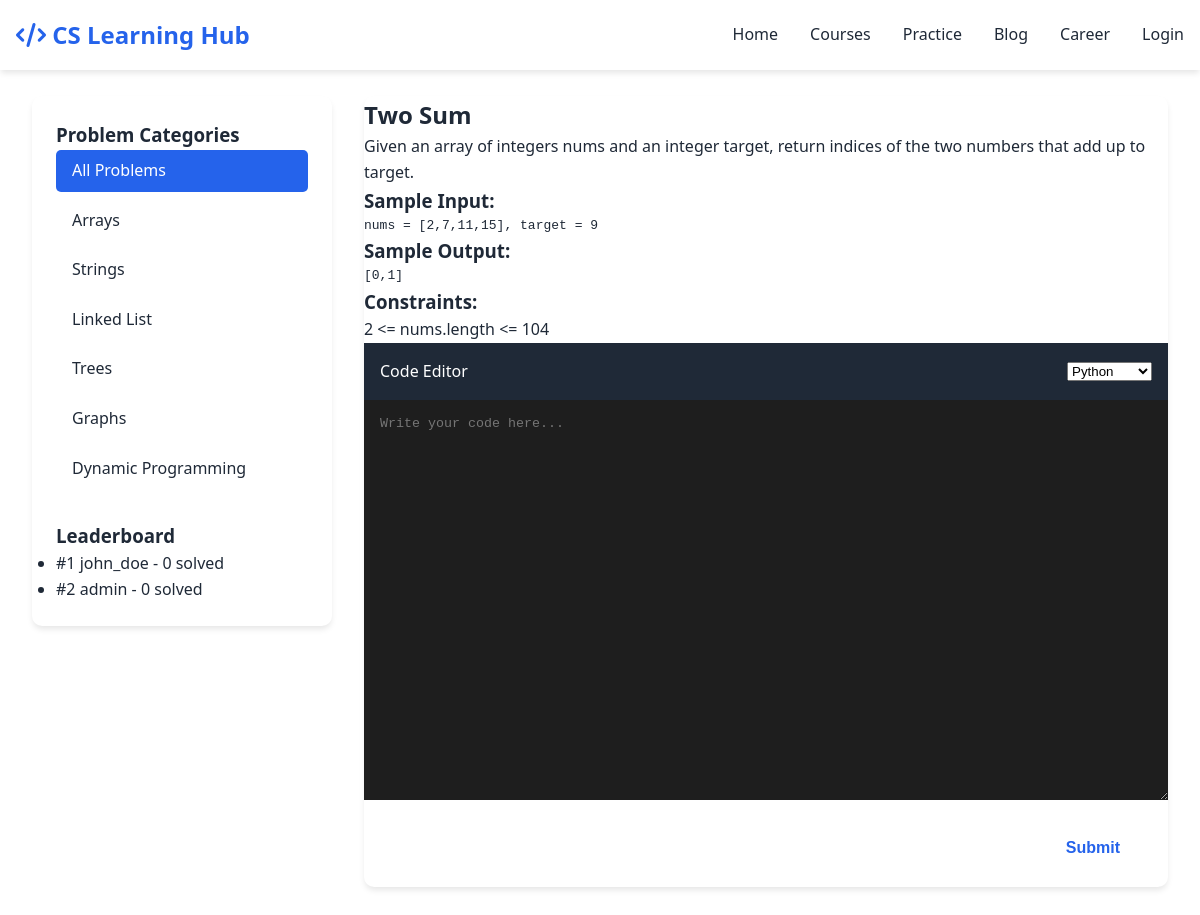
The page /coding.php on the database its author committed.
### tables this page shows
CREATE TABLE coding_problems (
    problem_id INT AUTO_INCREMENT PRIMARY KEY,
    title VARCHAR(200) NOT NULL,
    description TEXT NOT NULL,
    category ENUM('arrays', 'strings', 'linked_list', 'trees', 'graphs', 'dynamic_programming') NOT NULL,
    difficulty ENUM('easy', 'medium', 'hard') DEFAULT 'easy',
    sample_input TEXT,
    sample_output TEXT,
    constraints TEXT,
    created_at TIMESTAMP DEFAULT CURRENT_TIMESTAMP
);

### coding.php (the view, shortened to what this page needs)
<?php
require_once '../includes/db_connect.php';
?>
<!DOCTYPE html>
<html lang="en">
<head>
    <link rel="stylesheet" href="../assets/css/style.css">
    <link rel="stylesheet" href="https://cdnjs.cloudflare.com/ajax/libs/font-awesome/6.0.0/css/all.min.css">
</head>
<body>
    <nav class="navbar">
        <div class="nav-container">
            <a href="../index.php" class="logo">
                <i class="fas fa-code"></i> CS Learning Hub
            </a>
            <ul class="nav-links">
                <li><a href="../index.php">Home</a></li>
                <li><a href="courses.php">Courses</a></li>
                <li><a href="coding.php" class="active">Practice</a></li>
                <li><a href="blog.php">Blog</a></li>
                <li><a href="career.php">Career</a></li>
                <?php if(isset($_SESSION['user_id'])): ?>
                    <li><a href="dashboard.php">Dashboard</a></li>
                <?php else: ?>
                    <li><a href="../login.php">Login</a></li>
                <?php endif; ?>
            </ul>
        </div>
    </nav>
    <div class="coding-container">
        <div class="problem-sidebar">
            <h3>Problem Categories</h3>
            <ul class="problem-categories">
                <li><a href="#" class="active" data-category="all">All Problems</a></li>
                <li><a href="#" data-category="arrays">Arrays</a></li>
                <li><a href="#" data-category="strings">Strings</a></li>
                <li><a href="#" data-category="linked_list">Linked List</a></li>
                <li><a href="#" data-category="trees">Trees</a></li>
                <li><a href="#" data-category="graphs">Graphs</a></li>
                <li><a href="#" data-category="dynamic_programming">Dynamic Programming</a></li>
            </ul>
            <h3 style="margin-top: 2rem;">Leaderboard</h3>
            <ul class="leaderboard-list">
                <?php
                $leaderboard_sql = "SELECT u.username, COUNT(s.submission_id) as solved
                                   FROM users u
                                   LEFT JOIN submissions s ON u.user_id = s.user_id AND s.status = 'accepted'
                                   GROUP BY u.user_id
                                   ORDER BY solved DESC
                                   LIMIT 5";
                $leaderboard_result = $conn->query($leaderboard_sql);
                $rank = 1;
                while($row = $leaderboard_result->fetch_assoc()) {
                    echo "<li>#{$rank} {$row['username']} - {$row['solved']} solved</li>";
                    $rank++;
                }
                ?>
            </ul>
        </div>
        <div class="problem-editor">
            <?php
            $problem_id = isset($_GET['problem']) ? $_GET['problem'] : 1;
            $problem_sql = "SELECT * FROM coding_problems WHERE problem_id = ?";
            $stmt = $conn->prepare($problem_sql);
            $stmt->bind_param("i", $problem_id);
            $stmt->execute();
            $problem_result = $stmt->get_result();
            $problem = $problem_result->fetch_assoc();
            ?>
            <div class="problem-description">
                <h2><?php echo htmlspecialchars($problem['title']); ?></h2>
                <p><?php echo nl2br(htmlspecialchars($problem['description'])); ?></p>
                <h3>Sample Input:</h3>
                <pre><?php echo htmlspecialchars($problem['sample_input']); ?></pre>
                <h3>Sample Output:</h3>
                <pre><?php echo htmlspecialchars($problem['sample_output']); ?></pre>
                <h3>Constraints:</h3>
                <p><?php echo htmlspecialchars($problem['constraints']); ?></p>
            </div>
            <div class="editor-header">
                <span>Code Editor</span>
                <select id="language">
                    <option value="python">Python</option>
                </select>
            </div>
            <textarea id="codeEditor" class="editor-textarea" placeholder="Write your code here..."></textarea>
            <div class="editor-footer">
                <button class="btn btn-secondary" onclick="runCode()">Run Code</button>
                <button class="btn btn-primary" onclick="submitCode(<?php echo $problem['problem_id']; ?>)">Submit</button>
            </div>
        </div>
    </div>
</body>
</html>

### style.css (style rules this page uses)
* { margin: 0; padding: 0; box-sizing: border-box; }
:root { --primary-color: #2563eb; --secondary-color: #1e40af; --accent-color: #f59e0b; --text-dark: #1f2937; --text-light: #6b7280; --background-light: #f3f4f6; --white: #ffffff; --shadow: 0 4px 6px -1px rgba(0, 0, 0, 0.1); --transition: all 0.3s ease; }
body { font-family: 'Segoe UI', Tahoma, Geneva, Verdana, sans-serif; line-height: 1.6; color: var(--text-dark); }
.navbar { background: var(--white); box-shadow: var(--shadow); position: fixed; width: 100%; top: 0; z-index: 1000; animation: slideIn 0.5s ease; }
.nav-container { max-width: 1200px; margin: 0 auto; padding: 1rem; display: flex; justify-content: space-between; align-items: center; }
.logo { font-size: 1.5rem; font-weight: bold; color: var(--primary-color); text-decoration: none; transition: var(--transition); }
.nav-links { display: flex; gap: 2rem; list-style: none; }
.nav-links a { text-decoration: none; color: var(--text-dark); font-weight: 500; transition: var(--transition); position: relative; }
.nav-links a::after { content: ''; position: absolute; bottom: -5px; left: 0; width: 0; height: 2px; background: var(--primary-color); transition: var(--transition); }
.btn { padding: 0.8rem 2rem; border: none; border-radius: 5px; font-size: 1rem; font-weight: 600; cursor: pointer; transition: var(--transition); text-decoration: none; display: inline-block; }
.btn-primary { background: var(--white); color: var(--primary-color); }
.btn-secondary { background: transparent; color: var(--white); border: 2px solid var(--white); }
.coding-container { padding: 6rem 2rem 2rem; max-width: 1400px; margin: 0 auto; display: grid; grid-template-columns: 300px 1fr; gap: 2rem; }
.problem-sidebar { background: var(--white); border-radius: 10px; padding: 1.5rem; box-shadow: var(--shadow); height: fit-content; }
.problem-categories { list-style: none; }
.problem-categories li { margin-bottom: 0.5rem; }
.problem-categories a { display: block; padding: 0.5rem 1rem; color: var(--text-dark); text-decoration: none; border-radius: 5px; transition: var(--transition); }
.problem-categories a:hover, .problem-categories a.active { background: var(--primary-color); color: var(--white); }
.problem-editor { background: var(--white); border-radius: 10px; overflow: hidden; box-shadow: var(--shadow); }
.editor-header { background: var(--text-dark); color: var(--white); padding: 1rem; display: flex; justify-content: space-between; align-items: center; }
.editor-textarea { width: 100%; height: 400px; padding: 1rem; font-family: 'Courier New', monospace; border: none; resize: vertical; background: #1e1e1e; color: #d4d4d4; }
.editor-footer { padding: 1rem; display: flex; justify-content: flex-end; gap: 1rem; }

### rows shown on the page
coding_problems: title "Two Sum", description "Given an array of integers nums and an integer target, return indices of the two numbers that add up to target.", sample_input "nums = [2,7,11,15], target = 9", sample_output "[0,1]", constraints "2 <= nums.length <= 104"

### other values the page prints
$row['username'] "john_doe"
$row['solved'] "0"
$row['username'] "admin"
